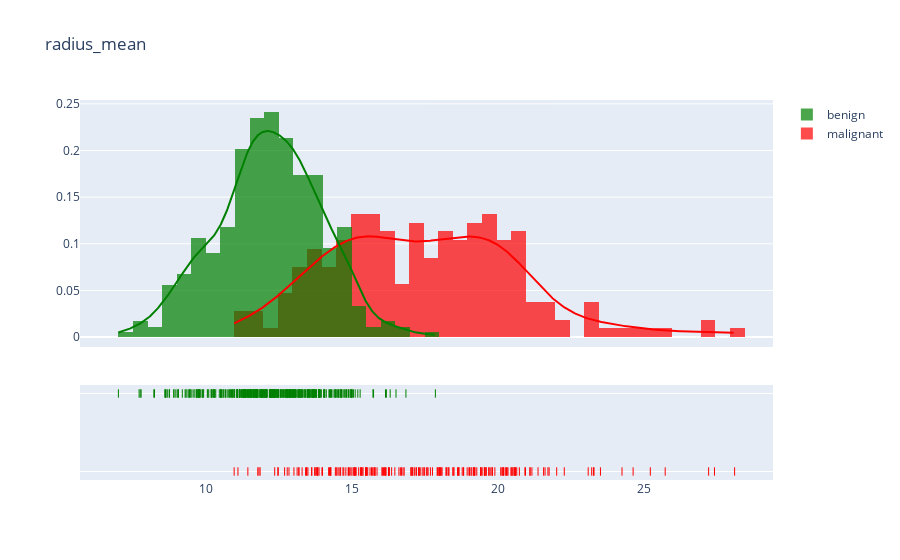

This figure's notebook cell:
### Code cell
#plot distribution 'mean'
plotDistribution('radius_mean', .5)
# plotDistribution('texture_mean', .5)
# plotDistribution('perimeter_mean', 5)
# plotDistribution('area_mean', 10)
#plotDistribution('smoothness_mean', .5)
#plotDistribution('compactness_mean' .5)
#plotDistribution('concavity_mean' .5)
#plotDistribution('concave points_mean' .5)
#plotDistribution('symmetry_mean' .5)
#plotDistribution('fractal_dimension_mean' .5)

### Figure 1 — Plotly figure (JSON) as saved in the notebook; plotly's stock layout.template omitted (floating-point values rounded to 4 significant figures; data arrays with more than 128 entries replaced by an {"elided": "..."} marker saying what was removed)
{"data": [{"autobinx": false, "histnorm": "probability density", "legendgroup": "malignant", "marker": {"color": "red"}, "name": "malignant", "opacity": 0.7, "type": "histogram", "x": {"elided": "212 float values"}, "xaxis": "x", "xbins": {"end": 28.11, "size": 0.5, "start": 10.95}, "yaxis": "y"}, {"autobinx": false, "histnorm": "probability density", "legendgroup": "benign", "marker": {"color": "green"}, "name": "benign", "opacity": 0.7, "type": "histogram", "x": {"elided": "357 float values"}, "xaxis": "x", "xbins": {"end": 17.85, "size": 0.5, "start": 6.981}, "yaxis": "y"}, {"legendgroup": "malignant", "marker": {"color": "red"}, "mode": "lines", "name": "malignant", "showlegend": false, "type": "scatter", "x": {"elided": "500 float values"}, "xaxis": "x", "y": {"elided": "500 float values"}, "yaxis": "y"}, {"legendgroup": "benign", "marker": {"color": "green"}, "mode": "lines", "name": "benign", "showlegend": false, "type": "scatter", "x": {"elided": "500 float values"}, "xaxis": "x", "y": {"elided": "500 float values"}, "yaxis": "y"}, {"legendgroup": "malignant", "marker": {"color": "red", "symbol": "line-ns-open"}, "mode": "markers", "name": "malignant", "showlegend": false, "type": "scatter", "x": {"elided": "212 float values"}, "xaxis": "x", "y": {"elided": "212 str values"}, "yaxis": "y2"}, {"legendgroup": "benign", "marker": {"color": "green", "symbol": "line-ns-open"}, "mode": "markers", "name": "benign", "showlegend": false, "type": "scatter", "x": {"elided": "357 float values"}, "xaxis": "x", "y": {"elided": "357 str values"}, "yaxis": "y2"}], "layout": {"barmode": "overlay", "hovermode": "closest", "legend": {"traceorder": "reversed"}, "title": {"text": "radius_mean"}, "xaxis": {"anchor": "y2", "domain": [0.0, 1.0], "zeroline": false}, "yaxis": {"anchor": "free", "domain": [0.35, 1], "position": 0.0}, "yaxis2": {"anchor": "x", "domain": [0, 0.25], "dtick": 1, "showticklabels": false}}}
